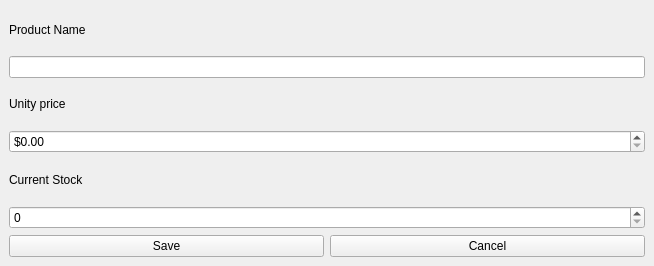
<?xml version="1.0" encoding="UTF-8"?>
<ui version="4.0">
 <class>AddProducts</class>
 <widget class="QMainWindow" name="AddProducts">
  <property name="geometry">
   <rect>
    <x>0</x>
    <y>0</y>
    <width>654</width>
    <height>266</height>
   </rect>
  </property>
  <property name="minimumSize">
   <size>
    <width>0</width>
    <height>0</height>
   </size>
  </property>
  <property name="maximumSize">
   <size>
    <width>16777215</width>
    <height>16777215</height>
   </size>
  </property>
  <property name="windowTitle">
   <string>Gestionix - AddProducts</string>
  </property>
  <property name="styleSheet">
   <string notr="true"/>
  </property>
  <widget class="QWidget" name="centralwidget">
   <layout class="QVBoxLayout" name="verticalLayout">
    <item>
     <widget class="QLabel" name="label">
      <property name="text">
       <string>Product Name</string>
      </property>
     </widget>
    </item>
    <item>
     <widget class="QLineEdit" name="productLine"/>
    </item>
    <item>
     <widget class="QLabel" name="label_2">
      <property name="text">
       <string>Unity price</string>
      </property>
     </widget>
    </item>
    <item>
     <widget class="QDoubleSpinBox" name="priceBox">
      <property name="prefix">
       <string>$</string>
      </property>
      <property name="suffix">
       <string/>
      </property>
      <property name="maximum">
       <double>999999999999999.000000000000000</double>
      </property>
     </widget>
    </item>
    <item>
     <widget class="QLabel" name="label_5">
      <property name="text">
       <string>Current Stock</string>
      </property>
     </widget>
    </item>
    <item>
     <widget class="QSpinBox" name="stockBox">
      <property name="maximum">
       <number>999999999</number>
      </property>
     </widget>
    </item>
    <item>
     <layout class="QHBoxLayout" name="horizontalLayout_2">
      <item>
       <widget class="QPushButton" name="pushButton_3">
        <property name="text">
         <string>Save</string>
        </property>
       </widget>
      </item>
      <item>
       <widget class="QPushButton" name="pushButton_4">
        <property name="text">
         <string>Cancel</string>
        </property>
       </widget>
      </item>
     </layout>
    </item>
   </layout>
  </widget>
 </widget>
 <resources>
  <include location="../static/resources.qrc"/>
 </resources>
 <connections/>
</ui>
